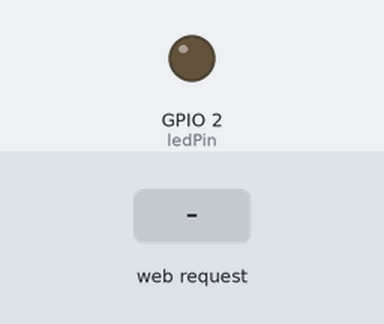
Bench run of a sketch on a simulated ESP32. Parts: output pins drawn as LEDs (lit = HIGH). The test bench sets the inputs (shaded band). WiFi joins after 1.5 s; servers stay silent unless stated; what the sketch prints to the serial monitor is not drawn.

Above: at 2.7 s.
2.8 s: HTTP request GET /set?brightness=1 received
At 3.1 s:
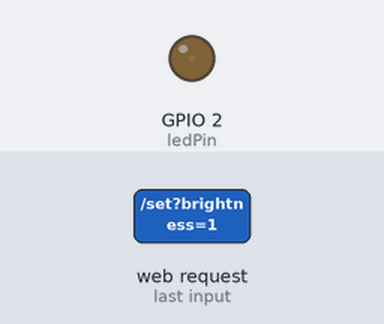
4.3 s: HTTP request GET /set?brightness=120 received
At 5.4 s:
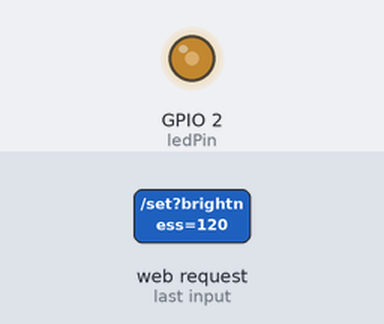
Timing chart, 0 to 7.3 s (numbered marks = the images above; inputs shaded):
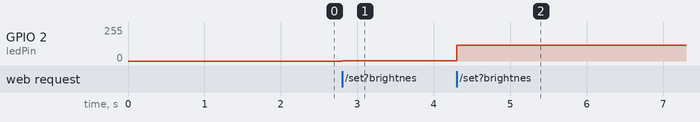

Measured:
- after the input at 2.8 s, GPIO 2 (ledPin): 0/255 → 1/255 at once
- after the input at 4.3 s, GPIO 2 (ledPin): 1/255 → 120/255 at once

The sketch:

ex07.ino
```cpp
#include <WiFi.h>
#include <WebServer.h>

// ------------------- 配置区 -------------------
const char* ssid = "QAQ";
const char* password = "94pnnxzmr6gpifj";

// LED引脚定义（ESP32开发板板载LED通常是GPIO2）
const int ledPin = 2;
// ---------------------------------------------

WebServer server(80);

// 网页HTML代码（包含滑动条和JavaScript）
const char* htmlPage = R"HTML(
<!DOCTYPE html>
<html lang="zh-CN">
<head>
    <meta charset="UTF-8">
    <meta name="viewport" content="width=device-width, initial-scale=1.0">
    <title>ESP32 无极调光器</title>
    <style>
        body {
            font-family: Arial, sans-serif;
            text-align: center;
            margin-top: 50px;
            background-color: #f0f0f0;
        }
        .container {
            background-color: white;
            padding: 30px;
            border-radius: 10px;
            box-shadow: 0 0 10px rgba(0,0,0,0.1);
            max-width: 400px;
            margin: 0 auto;
        }
        h1 {
            color: #333;
        }
        .slider-container {
            margin: 30px 0;
        }
        #brightnessSlider {
            width: 100%;
            height: 20px;
            cursor: pointer;
        }
        #brightnessValue {
            font-size: 24px;
            font-weight: bold;
            color: #2196F3;
        }
    </style>
</head>
<body>
    <div class="container">
        <h1>LED 无极调光器</h1>
        <div class="slider-container">
            <input type="range" id="brightnessSlider" min="0" max="255" value="0">
            <p>亮度值: <span id="brightnessValue">0</span></p>
        </div>
    </div>

    <script>
        const slider = document.getElementById('brightnessSlider');
        const valueDisplay = document.getElementById('brightnessValue');

        // 监听滑动条变化
        slider.addEventListener('input', function() {
            const brightness = this.value;
            valueDisplay.textContent = brightness;

            // 发送GET请求给ESP32
            fetch(`/set?brightness=${brightness}`)
                .catch(err => console.error('发送请求失败:', err));
        });
    </script>
</body>
</html>
)HTML";

// 处理根目录请求，返回网页
void handleRoot() {
    server.send(200, "text/html", htmlPage);
}

// 处理亮度设置请求
void handleSetBrightness() {
    if (server.hasArg("brightness")) {
        // 获取URL中的亮度参数并转换为整数
        int brightness = server.arg("brightness").toInt();

        // 限制数值范围在0-255之间
        brightness = constrain(brightness, 0, 255);

        // 设置PWM占空比（analogWrite在ESP32上自动使用LEDC）
        analogWrite(ledPin, brightness);

        Serial.print("设置亮度为: ");
        Serial.println(brightness);

        // 返回成功响应
        server.send(200, "text/plain", "OK");
    } else {
        server.send(400, "text/plain", "缺少参数");
    }
}

void setup() {
    Serial.begin(115200);

    // 设置LED引脚为输出模式
    pinMode(ledPin, OUTPUT);
    // 初始亮度为0（熄灭）
    analogWrite(ledPin, 0);

    // 连接WiFi
    Serial.println();
    Serial.print("连接到WiFi: ");
    Serial.println(ssid);

    WiFi.begin(ssid, password);

    while (WiFi.status() != WL_CONNECTED) {
        delay(500);
        Serial.print(".");
    }

    Serial.println("");
    Serial.println("WiFi连接成功!");
    Serial.print("IP地址: ");
    Serial.println(WiFi.localIP());

    // 注册路由
    server.on("/", handleRoot);
    server.on("/set", handleSetBrightness);

    // 启动Web服务器
    server.begin();
    Serial.println("Web服务器已启动");
}

void loop() {
    // 处理客户端请求
    server.handleClient();
}
```
